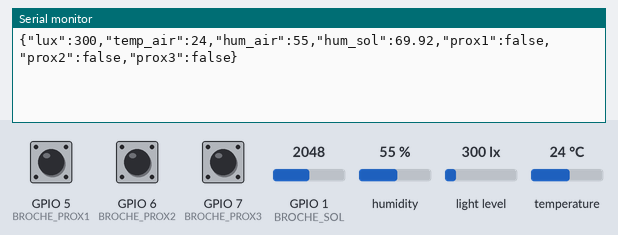
The sketch below on a simulated ESP32-S3. Shown: the last lines printed to the serial monitor. Inputs (shaded band) come from the test bench; at power-on: GPIO 1 (BROCHE_SOL) = 2048, GPIO 5 (BROCHE_PROX1) HIGH, GPIO 6 (BROCHE_PROX2) HIGH, GPIO 7 (BROCHE_PROX3) HIGH, humidity 55 %, light level 300 lx, temperature 24 °C. WiFi joins after 1.5 s; servers stay silent unless stated; no MQTT or app messages arrive unless stated.

Above: at 2.7 s.
2.8 s: GPIO 1 (BROCHE_SOL) set to 2756
At 3.9 s:
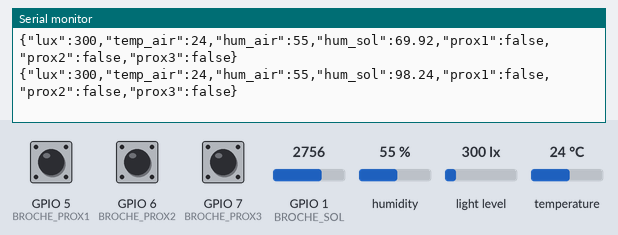
4.3 s: GPIO 1 (BROCHE_SOL) set to 2841
At 5.9 s:
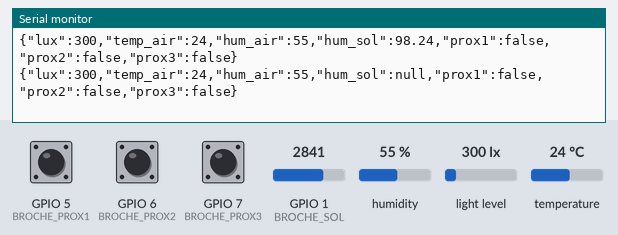

Measured:
- the behaviour switches between 2800 and 2801 on GPIO 1 (BROCHE_SOL) (found by bisection; images 1 and 2)
- after the input at 2.8 s, the serial monitor: prints a new line after 0.26 s (image 1)
- after the input at 4.3 s, the serial monitor: prints a new line after 0.78 s (image 2)

The sketch:

Code_V2.ino
```cpp
/*********  Bibliothèques  *********/
#include <WiFi.h>
#include <PubSubClient.h>
#include <ArduinoJson.h>
#include <Wire.h>
#include <BH1750.h>
#include <DHT.h>

/*********  Paramètres Wi-Fi / MQTT  *********/
const char* SSID          = "Freeboxe";
const char* MOT_DE_PASSE  = "88888888";
const char* SERVEUR_MQTT  = "192.168.26.23";
const int   PORT_MQTT     = 1883;

WiFiClient        wifi;
PubSubClient      mqtt(wifi);

/*********  Capteurs  *********/
// — BH1750 — (luxmètre I²C 0x23)
BH1750 luxmetre;

// — DHT22 — (température et humidité de l’air)
#define BROCHE_DHT  2          // GPIO2
#define TYPE_DHT    DHT22
DHT dht(BROCHE_DHT, TYPE_DHT);

// — Sonde d’humidité du sol —
const int BROCHE_SOL = A0;     // ADC 12 bits (0-4095)

// — Capteurs de proximité —
const int BROCHE_PROX1 = 5;
const int BROCHE_PROX2 = 6;
const int BROCHE_PROX3 = 7;

/*********  Calibration de la sonde de sol  *********
 *  Mesure la valeur ADC :
 *    • à SEC (sonde dans l’air)       → SOL_SEC
 *    • à SATURÉ (sonde trempée)       → SOL_HUMIDE
 *  Mets tes valeurs réelles ici après essai.
 ****************************************************/
const int SOL_SEC     = 300;     // exemple : ~300
const int SOL_HUMIDE  = 2800;    // exemple : ~2800

// Convertit la lecture ADC en pourcentage 0–100 %
float calculerHumiditeSol(int valeurADC)
{
  // si la lecture est hors des valeurs calibrées, on renvoie un "erreur" (NaN)
  if (valeurADC < SOL_SEC || valeurADC > SOL_HUMIDE) {
    return NAN;
  }
  // sinon conversion linéaire 0–100%
  return 100.0f * (valeurADC - SOL_SEC) / (SOL_HUMIDE - SOL_SEC);
}


/*********  Connexions réseau  *********/
void connecterWiFi()
{
  WiFi.begin(SSID, MOT_DE_PASSE);
  while (WiFi.status() != WL_CONNECTED) delay(500);
}

void connecterMQTT()
{
  while (!mqtt.connected())
  {
    mqtt.connect("nano2");      // client-ID unique
    delay(500);
  }
}

/*********  Setup  *********/
void setup()
{
  Serial.begin(115200);

  connecterWiFi();
  mqtt.setServer(SERVEUR_MQTT, PORT_MQTT);

  // Bus I²C de la Nano ESP32 : SDA = 18, SCL = 19
  Wire.begin(A4, A5);
  luxmetre.begin(BH1750::CONTINUOUS_HIGH_RES_MODE);

  dht.begin();

  pinMode(BROCHE_PROX1, INPUT);
  pinMode(BROCHE_PROX2, INPUT);
  pinMode(BROCHE_PROX3, INPUT);
}

/*********  Boucle principale  *********/
void loop()
{
  if (!mqtt.connected()) connecterMQTT();
  mqtt.loop();    // maintient la socket active

  /* --- Luminosité (lux) --- */
  float lux = luxmetre.readLightLevel();
  if (lux < 0) lux = NAN;       // erreur capteur

  /* --- Température & humidité de l’air --- */
  float humAir  = dht.readHumidity();
  float tempAir = dht.readTemperature();   // °C

  /* --- Humidité du sol --- */
  int   solADC     = analogRead(BROCHE_SOL);      // 0–4095
  float humSolPct  = calculerHumiditeSol(solADC); // 0–100 %

  /* --- Proximité --- */
  bool prox1 = !digitalRead(BROCHE_PROX1);        // objet présent = true
  bool prox2 = !digitalRead(BROCHE_PROX2);
  bool prox3 = !digitalRead(BROCHE_PROX3);

  /* --- Construction du message JSON --- */
  StaticJsonDocument<192> doc;
  doc["lux"]       = lux;
  doc["temp_air"]  = tempAir;
  doc["hum_air"]   = humAir;
  doc["hum_sol"]   = humSolPct;   // **nouveau champ en %**
  doc["prox1"]     = prox1;
  doc["prox2"]     = prox2;
  doc["prox3"]     = prox3;

  char payload[192];
  serializeJson(doc, payload);

  mqtt.publish("nano2/telemetry", payload);
  Serial.println(payload);

  delay(1000);  // 1 s entre deux mesures
}
```
